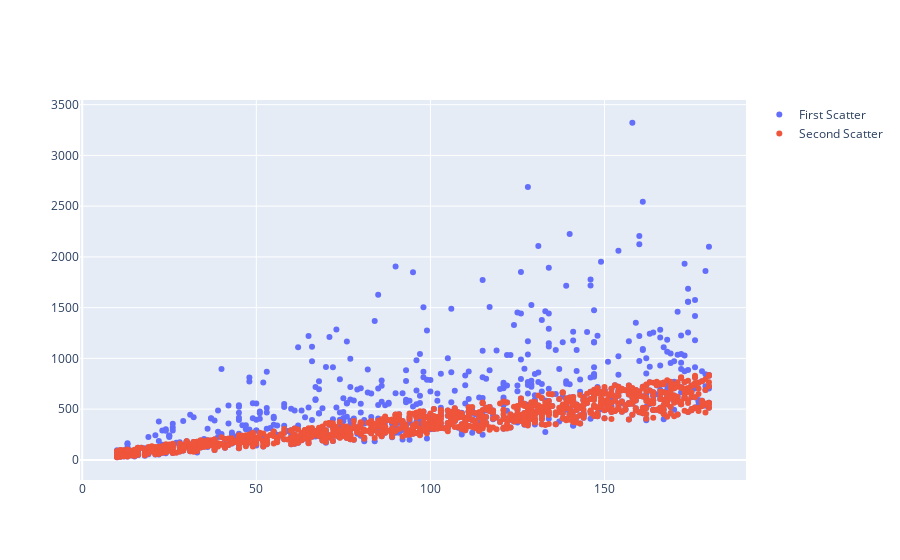

The cell this chart's notebook holds for it:
### Code cell
import plotly.graph_objects as go

# Create the first scatter plot
fig = go.Figure()

# Add the first scatter plot
fig.add_trace(go.Scatter(
    x=data_with_customer_loyalty['Expected_Ride_Duration'], 
    y=data_with_customer_loyalty['adjusted_ride_cost'],
    mode='markers',
    name='First Scatter'
))

# Add the second scatter plot (example data)
fig.add_trace(go.Scatter(
    x=data_with_customer_loyalty['Expected_Ride_Duration'],  # Replace with your actual column name
    y=data_with_customer_loyalty['Historical_Cost_of_Ride'],  # Replace with your actual column name
    mode='markers',
    name='Second Scatter'
))

# Show the combined plot
fig.show()

### Figure 1 — Plotly figure (JSON) as saved in the notebook; plotly's stock layout.template omitted (floating-point values rounded to 4 significant figures; data arrays with more than 128 entries replaced by an {"elided": "..."} marker saying what was removed)
{"data": [{"mode": "markers", "name": "First Scatter", "type": "scatter", "x": {"elided": "1000 int values"}, "y": {"elided": "1000 float values"}}, {"mode": "markers", "name": "Second Scatter", "type": "scatter", "x": {"elided": "1000 int values"}, "y": {"elided": "1000 float values"}}], "layout": {"autosize": true, "xaxis": {"autorange": true, "range": [-0.3751, 190.4], "type": "linear"}, "yaxis": {"autorange": true, "range": [-246.0, 3594.0], "type": "linear"}}}
